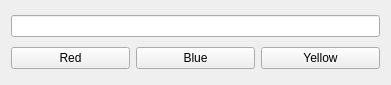
<?xml version="1.0" encoding="UTF-8"?>
<ui version="4.0">
 <class>topWidget</class>
 <widget class="QWidget" name="topWidget">
  <property name="geometry">
   <rect>
    <x>0</x>
    <y>0</y>
    <width>391</width>
    <height>85</height>
   </rect>
  </property>
  <property name="windowTitle">
   <string>Form</string>
  </property>
  <layout class="QGridLayout" name="gridLayout">
   <item row="0" column="0">
    <widget class="QLineEdit" name="textField"/>
   </item>
   <item row="1" column="0">
    <layout class="QHBoxLayout" name="horizontalLayout">
     <item>
      <widget class="QPushButton" name="redButton">
       <property name="text">
        <string>Red</string>
       </property>
      </widget>
     </item>
     <item>
      <widget class="QPushButton" name="blueButton">
       <property name="text">
        <string>Blue</string>
       </property>
      </widget>
     </item>
     <item>
      <widget class="QPushButton" name="yellowButton">
       <property name="text">
        <string>Yellow</string>
       </property>
      </widget>
     </item>
    </layout>
   </item>
  </layout>
 </widget>
 <resources/>
 <connections/>
</ui>
